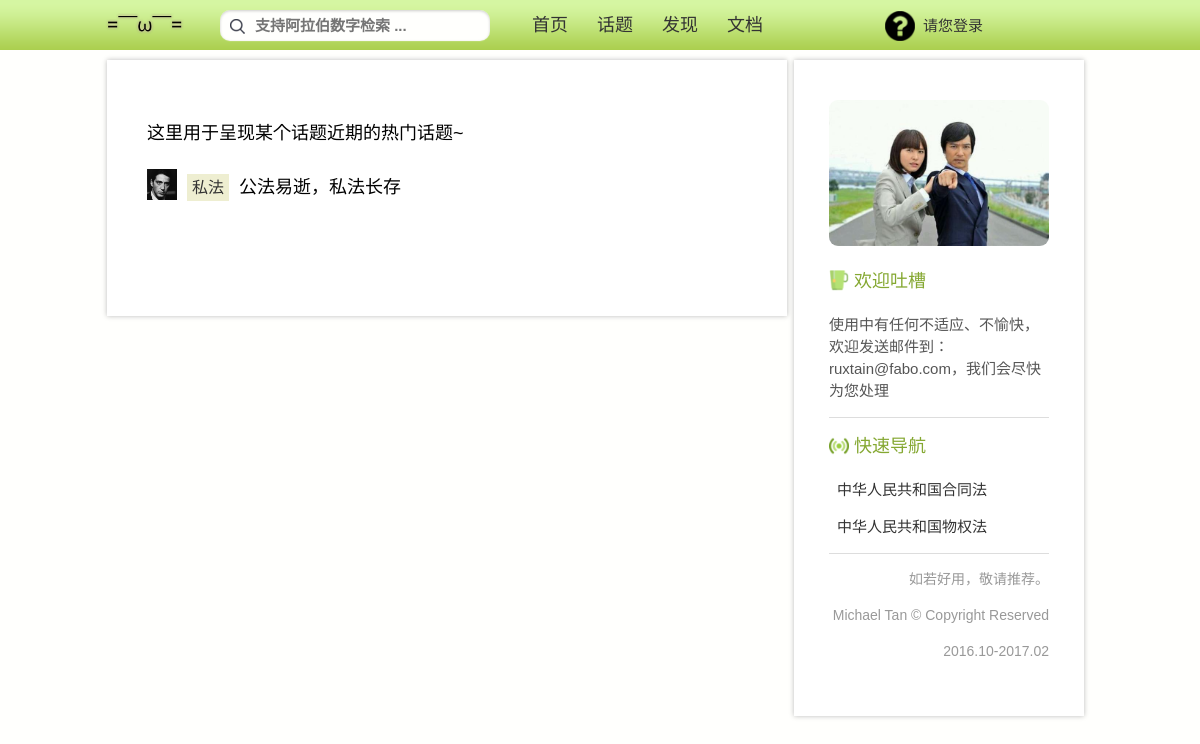
The page /topic/1 on the database its author committed.
### myapp/models.py (models this page shows, shortened)
class Topic(models.Model):
    topic_name = models.CharField(max_length=20) # 设立需要人工审核，所以字数限制不是很重要。
    topic_text = models.CharField(max_length=200) # 表示话题下的那一小段描述性文字。
    topic_icon = models.ImageField(upload_to='myapp/static/myapp/storage/')

### myapp/views.py (the view)
# urls.py: url(r'^topic/(?P<pk>\d+)$', views.topicPage, name='topic'),
def topicPage(request, pk):
    user = request.user
    topic = Topic.objects.get(pk=pk)
    context = { 'user': user, 'topic': topic }
    return render(request, 'myapp/topicPage.html', context)

### myapp/templatetags/my_filters.py (called while the page is built)
@register.filter
def url_adjustment(value):
    return value[5:]

### myapp/templates/myapp/topicPage.html (shortened to what this page needs)
{% extends "base.html" %}
{% load my_filters %}
{% load static %}
{% block head %}
    <link rel="stylesheet" href="{% static "myapp/css/topic.css" %}" />
    <link rel="stylesheet" href="{% static "myapp/css/font-awesome.css" %}" />
{% endblock %}
{% block left_column %}
<p>这里用于呈现某个话题近期的热门话题~</p>
<p>
    <span><img class="topic_icon" src="{{ topic.topic_icon.url | url_adjustment }}"></span>
    <span class="topic"><a href="{% url 'myapp:topic' topic.pk %}" target="_blank">{{ topic.topic_name }}</a></span>
    <span>{{ topic.topic_text }}</span>
</p>
{% endblock %}

### myapp/static/myapp/css/base.css (style rules this page uses)
body { font-size: 18px; width: 100%; margin: 0 auto; background-color: #fffffd; font-family: Helvetica,Arial,Sans-serif; }
img { max-width: 100%; }
.topic { font-family: Helvetica; background-color:#eeeed1; padding-left: 5px; padding-right: 5px; margin-left: 5px; margin-right:5px; font-size: 16px; }
a { color: #333; text-decoration: none; }

### myapp/static/myapp/css/topic.css (style rules this page uses)
.topic { background-color:#eeeed1; padding: 5px; margin-left: 5px; margin-right:5px; color: #888; position: relative; }
.topic_icon { width: 30px; position: relative; top: 7px; }
a:link { text-decoration: none; }

### rows shown on the page
Topic: topic_icon|url_adjustment (picture), topic_name "私法", topic_text "公法易逝，私法长存"
